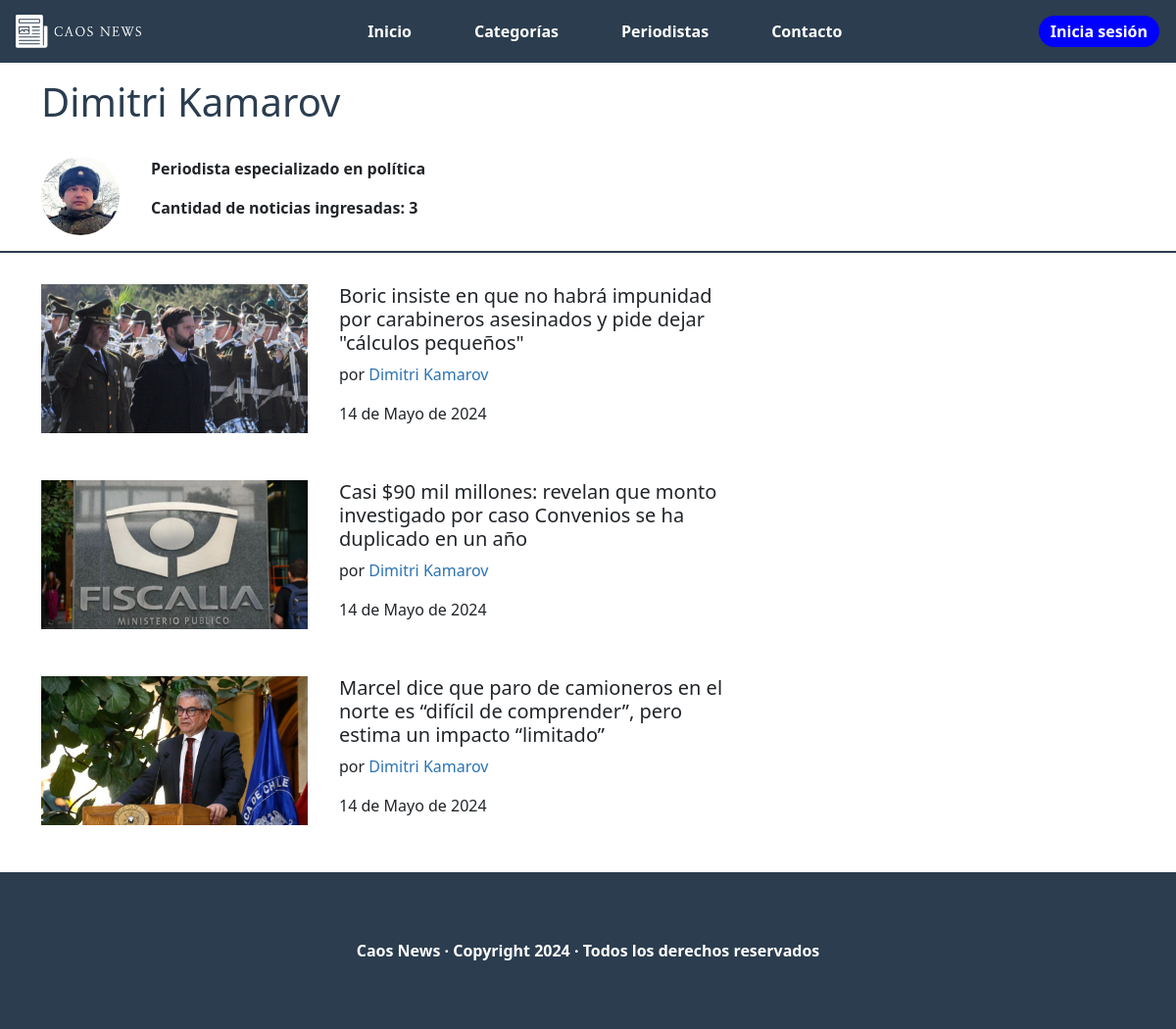
The page /periodista/10/ on the database its author committed.
### core/models.py (models this page shows, shortened)
class PerfilPeriodista(models.Model):
    descripcion = models.CharField(max_length=100)
    foto_perfil = models.ImageField(upload_to='foto_periodista', blank=False, default='avatar-periodista.jpg')
    id_usuario = models.ForeignKey(User, on_delete=models.CASCADE)

class Noticia(models.Model):
    titulo = models.CharField(max_length=100, unique=True)
    ubicacion = models.CharField(max_length=50)
    fecha = models.DateField(auto_now=True)
    portada = models.ImageField(upload_to='portadas_noticias', blank=False, default='portada.jpg')
    cuerpo = models.TextField()
    id_autor = models.ForeignKey(User, on_delete=models.CASCADE)
    id_categoria = models.ForeignKey(CategoriaNoticia, on_delete=models.RESTRICT)
    id_estado_noticia = models.ForeignKey(EstadoNoticia, on_delete=models.RESTRICT)

### core/views.py (the view)
# urls.py: path('periodista/<id>/', periodista, name='periodista'),
def periodista(request, id):
    perfil_periodista = PerfilPeriodista.objects.get(id_usuario=id)
    cantidad_noticias = Noticia.objects.filter(id_autor=id).filter(id_estado_noticia=2).count()
    lista_noticias = Noticia.objects.filter(id_autor=id).filter(id_estado_noticia=2)
    aux = {
        'perfil_periodista': perfil_periodista,
        'cantidad_noticias': cantidad_noticias,
        'lista_noticias': lista_noticias
    }
    return render(request, 'core/paginas/comun/periodista.html', aux)

### core/templates/core/paginas/comun/periodista.html
{% extends 'core/base.html'%}
{% load static %}
{% block estilo %}
    <link rel="stylesheet" href="{% static 'core/css/periodista.css' %}" />
{% endblock %}
{% block content %}
    <main>
      <div class="container">
        <h1 class="journalist-name">{{perfil_periodista.id_usuario.first_name}} {{perfil_periodista.id_usuario.last_name}}</h1>
      </div>
      <div class="journalist-card container">
        <img src="{{perfil_periodista.foto_perfil.url}}" class="journalist-photo" alt="" />
        <div class="journalist-description">
          <p class="description">
            {{perfil_periodista.descripcion}}
          </p>
          <p class="description">Cantidad de noticias ingresadas: {{cantidad_noticias}}</p>
        </div>
      </div>
      <div class="separator"></div>
      <div class="news-container container">
        {% for noticia in lista_noticias %}
        <div class="news">
          <a href="{% url 'noticia' noticia.id %}">
            <img class="news-banner" src="{{noticia.portada.url}}" alt=""/>
          </a>
          <div class="news-text">
            <a href="{% url 'noticia' noticia.id %}">
              <h2 class="news-title">{{noticia.titulo}}</h2>
            </a>
            <p class="news-description hide">
              por
              <a href="{% url 'periodista' perfil_periodista.id_usuario.id %}" class="journalist">{{noticia.id_autor.first_name}} {{noticia.id_autor.last_name}}</a>
            </p>
            <p class="news-description">{{noticia.fecha}}</p>
          </div>
        </div>
        {% endfor %}
      </div>
    </main>
    {% endblock %}

### core/static/core/css/header.css (style rules this page uses)
*, *::before, *::after { margin: 0; padding: 0; box-sizing: border-box; }
body { min-height: 100vh; display: flex; }
a { text-decoration: none; color: inherit; }
body { padding-top: 6rem; }

### core/static/core/css/footer.css (style rules this page uses)
body { min-height: 100vh; display: flex; flex-direction: column; }
main { min-height: calc(100vh - 4rem); }

### core/static/core/css/periodista.css (style rules this page uses)
body { padding-top: 5rem; }
a { color: inherit; text-decoration: none; }
.journalist-name { color: #2b3d4f; margin-bottom: 2rem; }
.journalist-card { display: flex; align-items: center; margin-bottom: 1rem; }
.journalist-photo { border-radius: 50%; width: 5rem; height: 5rem; margin-right: 2rem; }
.journalist-description { font-weight: bold; }
.separator { width: 100vw; height: .1rem; background-color: #2b3d4f; margin-bottom: 2rem; }
.news-container { display: flex; flex-direction: column; }
.news { display: flex; margin-bottom: 1rem; }
.news-banner { width: 7.5rem; height: 5rem; margin-right: 1rem; }
.news-title { font-size: 1rem; }
.news-description { font-size: .75rem; }
.news .journalist { color: rgb(43, 115, 180); }
.news .hide { display: none; }
@media screen and (min-width: 734px) { .news { margin-bottom: 2.5rem; } }
@media screen and (min-width: 734px) { .news-banner { width: 17rem; height: 9.5rem; margin-right: 2rem; } }
@media screen and (min-width: 734px) { .news-title { font-size: 1.25rem; } }
@media screen and (min-width: 734px) { .news-description { font-size: 1rem; } }
@media screen and (min-width: 1024px) { .news { max-width: 60vw; } }
@media screen and (min-width: 1024px) { .news .hide { display: block; } }

### rows shown on the page
PerfilPeriodista: id_usuario.first_name "Dimitri", id_usuario.last_name "Kamarov", foto_perfil (picture), descripcion "Periodista especializado en política"
Noticia: portada (picture), titulo "Boric insiste en que no habrá impunidad por carabineros asesinados y pide dejar \"cálculos pequeños\"", id_autor.first_name "Dimitri", id_autor.last_name "Kamarov", fecha "14 de Mayo de 2024"
Noticia: portada (picture), titulo "Casi $90 mil millones: revelan que monto investigado por caso Convenios se ha duplicado en un año", id_autor.first_name "Dimitri", id_autor.last_name "Kamarov", fecha "14 de Mayo de 2024"
Noticia: portada (picture), titulo "Marcel dice que paro de camioneros en el norte es “difícil de comprender”, pero estima un impacto “limitado”", id_autor.first_name "Dimitri", id_autor.last_name "Kamarov", fecha "14 de Mayo de 2024"

### other values the page prints
{{ cantidad_noticias }} "3"
